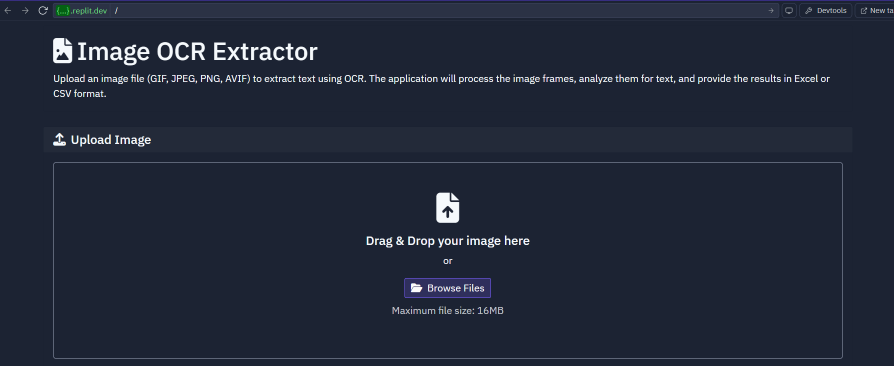
#> input picture GifTextExtractor-04-07-2025_11_51_PM.png, 1788 x 731 px (shown at 1/2 size)
$ python -i image_processor.py   (imports and definitions only)
#> lines starting #> are read from the running program, lines starting #| are printed output that depends on the picture
import os
import logging
from PIL import Image, ImageEnhance
import uuid
import time
import sys

def extract_frames_from_image(image_path, output_dir):
    """
    Extract frames from an image file (GIF, JPEG, JPG, PNG, AVIF)
    For animated GIFs, extracts all frames
    For static images (JPEG, PNG, AVIF), treats the image as a single frame

    Args:
        image_path (str): Path to the image file
        output_dir (str): Directory to save extracted frames

    Returns:
        list: List of paths to extracted frame images
    """
#> called with output_dir = 'out.png'
    # Verify that the image file exists
    if not os.path.exists(image_path):
        logging.error(f"Image file not found: {image_path}")
        raise FileNotFoundError(f"Image file not found: {image_path}")

    # Check if the file is of a reasonable size
    file_size = os.path.getsize(image_path)
    if file_size == 0:
        logging.error(f"Image file is empty (0 bytes): {image_path}")
        raise ValueError(f"Image file is empty: {image_path}")

    file_size_mb = file_size / (1024 * 1024)  # Size in MB
    logging.info(f"Processing image: {os.path.basename(image_path)}, Size: {file_size_mb:.2f} MB")

    # Ensure output directory exists
    if not os.path.exists(output_dir):
        logging.info(f"Creating output directory: {output_dir}")
        os.makedirs(output_dir, exist_ok=True)

    # Verify we have write access to the output directory
    try:
        test_file = os.path.join(output_dir, '.write_test')
        with open(test_file, 'w') as f:
            f.write('test')
        os.remove(test_file)
        logging.info(f"Output directory {output_dir} is writable")
    except Exception as perm_err:
        logging.error(f"Cannot write to output directory {output_dir}: {str(perm_err)}")
        raise PermissionError(f"Cannot write to output directory: {str(perm_err)}")

    try:
        frames_paths = []
        start_time = time.time()

        # Try to open the image file and process it
        try:
            # Open the image file
            with Image.open(image_path) as img:
                # Get the format and check if it's an animated GIF or a static image
#> img is the input picture: PIL image 1788x731 RGBA; mean R, G, B, A 33.4, 40.3, 56.4, 255
                img_format = img.format
#> img_format = 'PNG'
                img_size = img.size
#> img_size = (1788, 731)
                img_mode = img.mode
#> img_mode = 'RGBA'

                # Get the number of frames (will be 1 for static images)
                frames_count = getattr(img, "n_frames", 1)
#> frames_count = 1
                logging.info(f"{img_format} image details: {frames_count} frames, dimensions: {img_size}, mode: {img_mode}")

                # Check if it's a reasonable number of frames for animated GIFs
                if frames_count > 200:
                    logging.warning(f"Image has a large number of frames ({frames_count}), this may take a while to process")

                # Process each frame
                for frame_idx in range(frames_count):
                    frame_start_time = time.time()

                    try:
                        # For multi-frame images (animated GIFs), seek to the specific frame
                        if frames_count > 1:
                            img.seek(frame_idx)

                        # Create a copy of the frame to prevent issues with the original image
                        frame = img.copy()

                        # Convert to RGB if needed (for RGBA or palette images)
                        original_mode = frame.mode
                        if frame.mode == 'RGBA' or frame.mode == 'P':
                            frame = frame.convert('RGB')
                            logging.info(f"Converted frame {frame_idx+1} from {original_mode} to RGB")

                        # Apply image enhancements for better OCR results
                        try:
                            # Increase contrast slightly
                            enhancer = ImageEnhance.Contrast(frame)
                            frame = enhancer.enhance(1.5)  # Increase contrast by 50%

                            # Increase sharpness
                            enhancer = ImageEnhance.Sharpness(frame)
                            frame = enhancer.enhance(1.5)  # Increase sharpness by 50%

                            # Enhance brightness slightly if needed
                            enhancer = ImageEnhance.Brightness(frame)
                            frame = enhancer.enhance(1.2)  # Increase brightness by 20%
                        except Exception as enhance_err:
                            logging.warning(f"Could not apply image enhancements to frame {frame_idx+1}: {str(enhance_err)}")

                        # Generate a unique filename for each frame
                        frame_filename = f"frame_{frame_idx}_{uuid.uuid4().hex}.jpg"
                        frame_path = os.path.join(output_dir, frame_filename)

                        # Save the frame with high quality
                        frame.save(frame_path, "JPEG", quality=95)

                        # Verify the frame was saved correctly
                        if not os.path.exists(frame_path) or os.path.getsize(frame_path) == 0:
                            logging.error(f"Failed to save frame {frame_idx+1} to {frame_path}")
                            continue

                        frames_paths.append(frame_path)

                        frame_time = time.time() - frame_start_time
                        if frames_count == 1 or frame_idx == 0 or (frame_idx + 1) % 10 == 0 or frame_idx == frames_count - 1:
                            logging.info(f"Processed frame {frame_idx + 1}/{frames_count}, time: {frame_time:.2f}s, saved to: {frame_path}")

                    except Exception as frame_err:
                        logging.error(f"Error processing frame {frame_idx+1}: {str(frame_err)}")
#> this loop made 1 pass
#> pass 1, in extract_frames_from_image, `frame = enhancer.enhance(1.2)`:
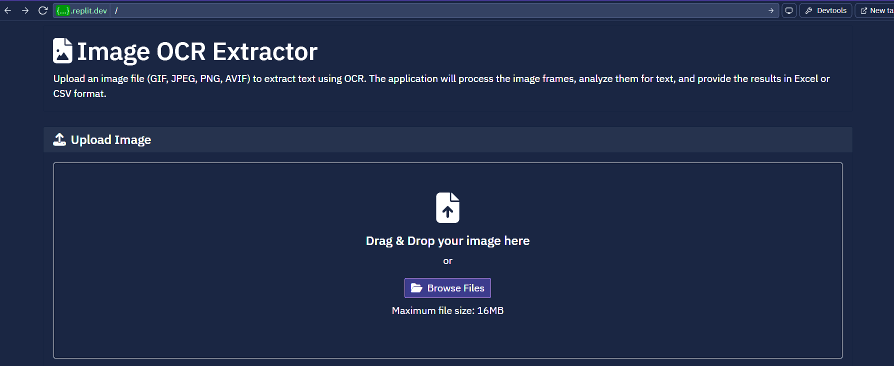
#> frame: PIL image 1788x731 RGB (shown at 1/2 size); mean R, G, B 32.9, 44.7, 73.4
#> after the loop, frames_paths = 1 item
                        # Continue with the next frame instead of failing the entire process

                # Summary of extraction process
                total_time = time.time() - start_time
                if len(frames_paths) > 0:
                    logging.info(f"Successfully extracted {len(frames_paths)}/{frames_count} frames in {total_time:.2f}s")
                    return frames_paths
                else:
                    logging.error("Failed to extract any frames from the image")
                    raise ValueError("No frames could be extracted from the image")

        except Exception as img_err:
            logging.error(f"Error opening or processing image file {image_path}: {str(img_err)}")
            raise ValueError(f"Invalid image file: {str(img_err)}")

    except Exception as e:
        logging.error(f"Error extracting frames from image: {str(e)}")
        raise

>>> result = extract_frames_from_image('../GifTextExtractor-04-07-2025_11_51_PM.png', 'out.png')
#> result = 1 item
